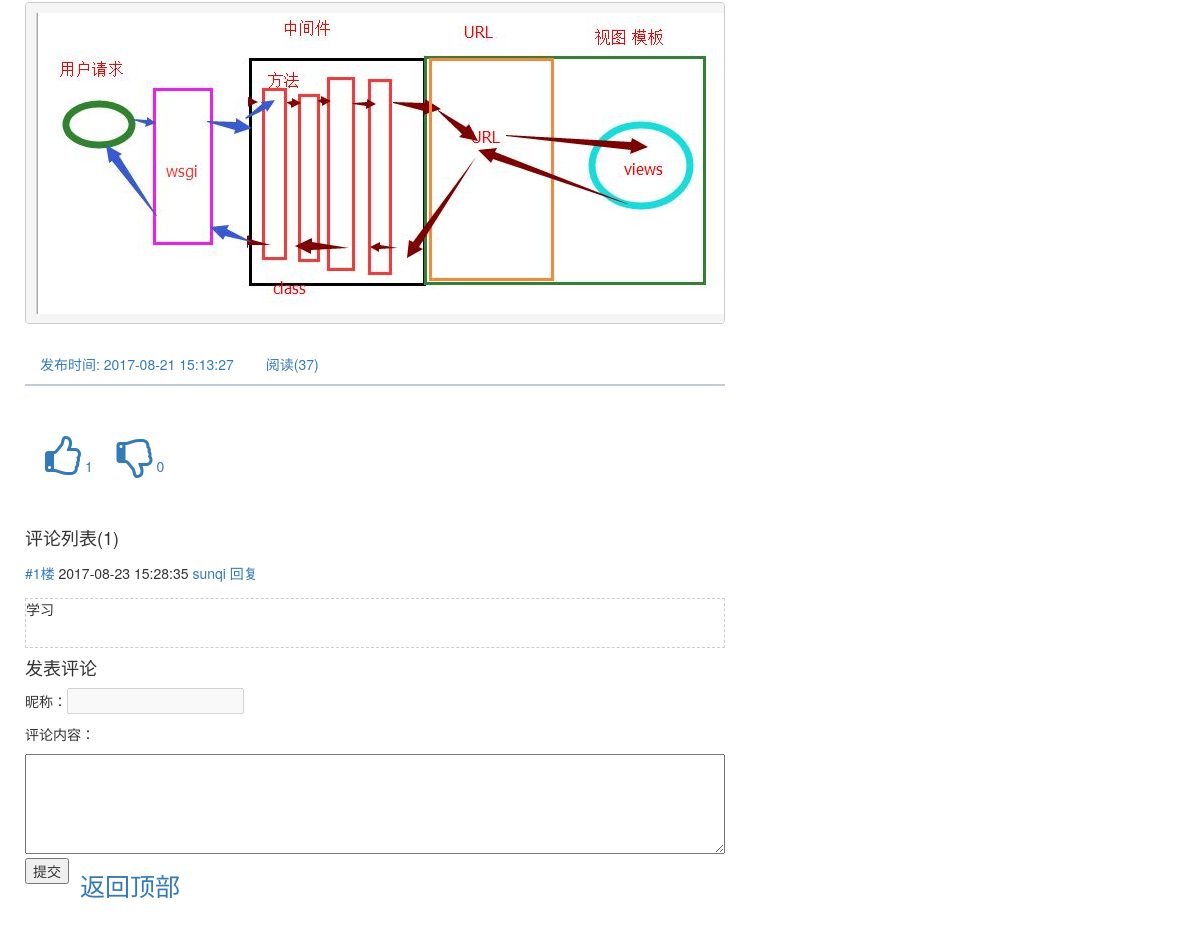
Before: /gaoyue/9 (lower part) with the older database file.
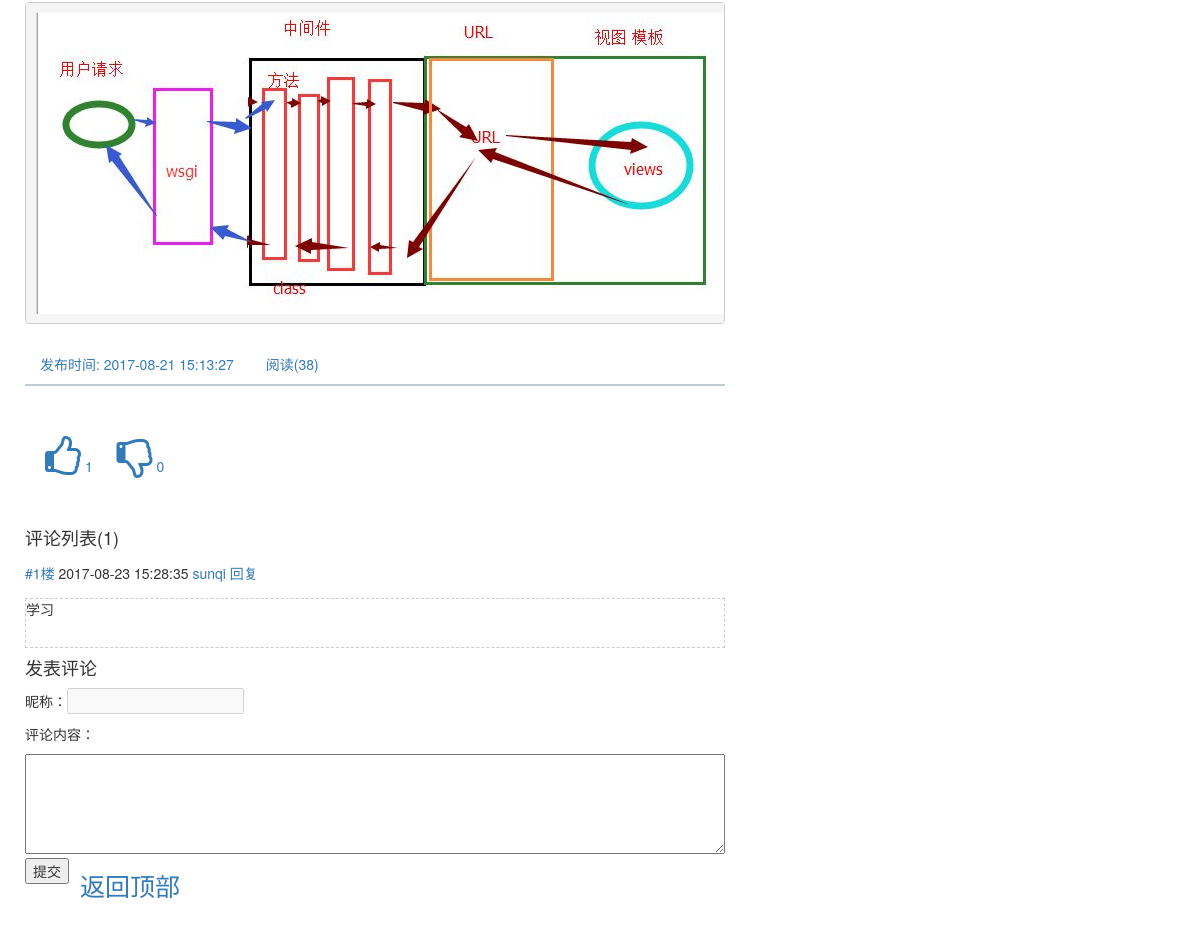
After: the same page with the newer database file.
### app01/models.py (models this page shows)
class Article(models.Model):
    nid = models.BigAutoField(primary_key=True)
    title = models.CharField(verbose_name='文章标题', max_length=128)
    summary = models.CharField(verbose_name='文章简介', max_length=255)
    read_count = models.IntegerField(default=0)
    comment_count = models.IntegerField(default=0)
    up_count = models.IntegerField(default=0)
    down_count = models.IntegerField(default=0)
    create_time = models.DateTimeField(verbose_name='创建时间', auto_now_add=True)
    blog = models.ForeignKey(verbose_name='所属博客', to='Blog', to_field='nid')
    category = models.ForeignKey(verbose_name='文章个人类型', to='Category', to_field='nid', null=True)
    type_choices = [
        (1, "Python"),
        (2, "Linux"),
        (3, "OpenStack"),
        (4, "GoLang"),
        (5, "Django"),
    ]
    article_type_id = models.IntegerField(verbose_name='文章类型',choices=type_choices, default=None)
    tags = models.ManyToManyField(
        to="Tag",
        through='Article2Tag',
        through_fields=('article', 'tag'),
    )

class ArticleDetail(models.Model):
    content = models.TextField(verbose_name='文章内容', )
    article = models.OneToOneField(verbose_name='所属文章', to='Article', to_field='nid')

### app01/views.py (the view)
# urls.py: url(r'^(?P<user>\w+)/(?P<articleid>\d+)$', views.user_article),
def user_article(request, user, articleid, *args, **kwargs):
    try:
        path = request.path_info.strip("/").split("/")
        site = path[0]
        obj = models.Blog.objects.filter(site=site).first()
        if not obj:
            return redirect("/")
        blog = models.Blog.objects.filter(user__username=user).first()
        art = models.Article.objects.filter(blog=blog, nid=articleid).first()
        models.Article.objects.filter(nid=art.nid).update(read_count=F("read_count") + 1)
        article = obj.article_set.all()
        dict = views.user_blog(request, obj, article, *args, **kwargs)
        dict["count"] = art
        return render(request, "blog_count.html", dict)
    except AttributeError as e:
        return redirect("/%s/" % user)
    except Exception as a:
        return redirect("/")

### app01/view/views.py (called while the page is built)
def myhome(request,obj):
    site=obj.site
    user = request.session.get("name")
    if user:
        us = models.Blog.objects.filter(user__username=user).first()
        if us:
            usite=us.site
        else:
            usite=""
    else:
        return None
    if site!=usite:
        return usite
    else:
        return None

### utils/paging.py (called while the page is built)
    def start(self):
        return (self.current_page - 1) * self.per_page

    def stop(self):
        return self.current_page * self.per_page

### templates/blog_count.html (shortened to what this page needs)
{% extends "blog_layout.html" %}
{% block css %}
    <link rel="stylesheet" href="/static/css/article.css">
{% endblock %}
{% block count %}
    <div class="count" id="{{ count.nid }}">
        <div class="count_a artcount">
            <p style="text-indent:2em;">{{ count.articledetail.content|safe }}</p>
            <ul class="nav nav-pills">
                <li><a>发布时间: {{ count.create_time|date:"Y-m-d H:i:s" }}</a></li>
                <li><a>阅读({{ count.read_count }})</a></li>
            </ul>
        </div>
    </div>
    <div style="margin-bottom: 100px">
        <div style="margin: 50px auto;" id="thunmbs">
            <a class="thumbs">
                <i class="fa fa-thumbs-o-up fa-3x" aria-hidden="true" id="up"></i>
                <span id="thumbs_up">{{ count.up_count }}</span>
            </a>
            <a class="thumbs" id="thumb_down">
                <i class="fa fa-thumbs-o-down fa-3x" aria-hidden="true" id="down"></i>
                <span id="thumbs_down">{{ count.down_count }}</span>
            </a>
        </div>
        <div class="comment" id="comment">
            <h4>评论列表({{ count.comment_count }})</h4>
            <div class="comment_list">
                {% for item in count.comment_set.all %}
                    <div class="comment_item bottom-line" style="margin: 15px 0">
                        <a id="{{ item.nid }}">#{{ forloop.counter }}楼</a>
                        <span>{{ item.create_time | date:"Y-m-d H:i:s" }}</span>
                        <span><a id="a_comment_author_3731751" href="/{{ item.user.username }}"
                                 target="_blank">{{ item.user.nickname }}</a></span>
                        <span><a onclick="reply('{{ item.user.nickname }}',{{ item.nid }});">回复</a></span>
                    </div>
                    <div class="com_body">
                        <div>{{ item.content }}</div>
                    </div>
                {% endfor %}
            </div>
            <h4>发表评论</h4>
            <div>
                <p>昵称：<input type="text" disabled="disabled" value="{{ request.session.name }}"></p>
                <p>评论内容：</p><textarea id="tbCommentBody"></textarea>
                <p>
                    <button id="btn_comment_submit">提交</button>
                </P>
            </div>
        </div>
        <div style="position: relative">
            <a style="position: fixed;left: 80px;bottom: 80px;font-size: 25px" href="#top">返回顶部</a>
        </div>
    </div>
{% endblock %}

Changed rows visible on the page:
changed Article: read_count "37" → "38"
